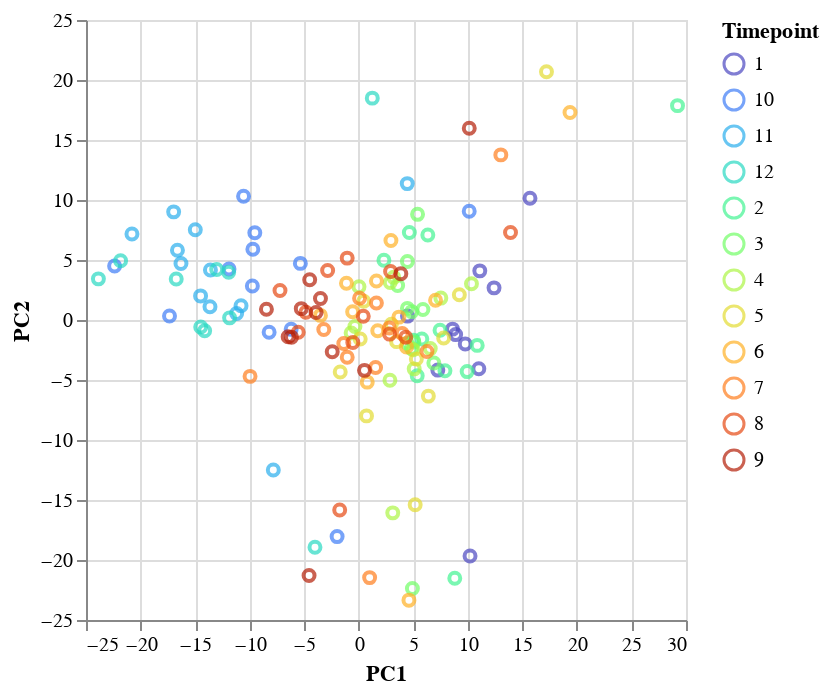

This figure's notebook cell:
### Code cell
alt.Chart(df_plot).mark_point().encode(
    x='PC1',
    y='PC2',
    color=alt.Color('Timepoint', scale=alt.Scale(scheme='turbo'))
)

### Figure 1 — Vega-Lite specification as saved in the notebook (floating-point values rounded to 4 significant figures; data arrays with more than 128 entries replaced by an {"elided": "..."} marker saying what was removed)
{"config": {"view": {"continuousWidth": 300, "continuousHeight": 300}}, "data": {"name": "data-a2c39e2b06573ff3f71b8edbcb2f92cc"}, "mark": {"type": "point"}, "encoding": {"color": {"field": "Timepoint", "scale": {"scheme": "turbo"}, "type": "nominal"}, "x": {"field": "PC1", "type": "quantitative"}, "y": {"field": "PC2", "type": "quantitative"}}, "$schema": "https://vega.github.io/schema/vega-lite/v5.20.1.json", "datasets": {"data-a2c39e2b06573ff3f71b8edbcb2f92cc": {"elided": "139 records"}}}
